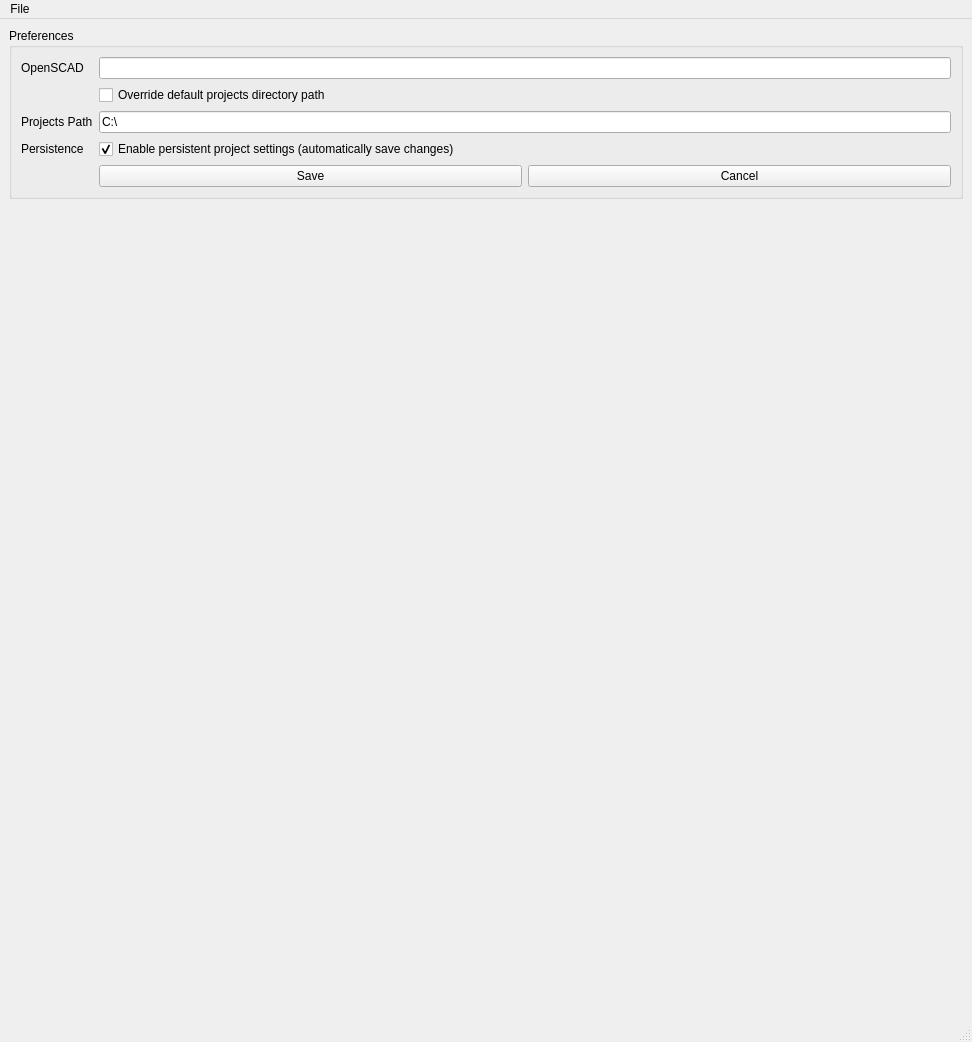
<?xml version="1.0" encoding="UTF-8"?>
<ui version="4.0">
 <class>MainWindow</class>
 <widget class="QMainWindow" name="MainWindow">
  <property name="geometry">
   <rect>
    <x>0</x>
    <y>0</y>
    <width>972</width>
    <height>1042</height>
   </rect>
  </property>
  <property name="windowTitle">
   <string>HMD Designer GUI</string>
  </property>
  <widget class="QWidget" name="centralwidget">
   <layout class="QGridLayout" name="gridLayout">
    <property name="leftMargin">
     <number>0</number>
    </property>
    <property name="topMargin">
     <number>0</number>
    </property>
    <property name="rightMargin">
     <number>0</number>
    </property>
    <item row="0" column="2">
     <widget class="QStackedWidget" name="stackedPages">
      <property name="currentIndex">
       <number>2</number>
      </property>
      <widget class="QWidget" name="pageNewProject">
       <layout class="QFormLayout" name="formLayout_3">
        <property name="margin">
         <number>13</number>
        </property>
        <item row="1" column="0" colspan="2">
         <widget class="QGroupBox" name="groupOpenProject">
          <property name="title">
           <string>Open Project</string>
          </property>
          <layout class="QGridLayout" name="gridLayout_4">
           <item row="0" column="0">
            <widget class="QListWidget" name="listboxProjects"/>
           </item>
           <item row="0" column="1">
            <layout class="QVBoxLayout" name="verticalLayout_2">
             <item>
              <widget class="QPushButton" name="buttonOpenProject">
               <property name="text">
                <string>Open</string>
               </property>
              </widget>
             </item>
             <item>
              <spacer name="verticalSpacer_2">
               <property name="orientation">
                <enum>Qt::Vertical</enum>
               </property>
               <property name="sizeHint" stdset="0">
                <size>
                 <width>20</width>
                 <height>40</height>
                </size>
               </property>
              </spacer>
             </item>
            </layout>
           </item>
           <item row="1" column="0">
            <layout class="QHBoxLayout" name="horizontalLayout_5">
             <item>
              <widget class="QPushButton" name="buttonDeleteProject">
               <property name="text">
                <string>Delete</string>
               </property>
              </widget>
             </item>
             <item>
              <spacer name="horizontalSpacer">
               <property name="orientation">
                <enum>Qt::Horizontal</enum>
               </property>
               <property name="sizeHint" stdset="0">
                <size>
                 <width>40</width>
                 <height>20</height>
                </size>
               </property>
              </spacer>
             </item>
            </layout>
           </item>
          </layout>
         </widget>
        </item>
        <item row="0" column="0" colspan="2">
         <widget class="QGroupBox" name="groupNewProject">
          <property name="title">
           <string>New Project</string>
          </property>
          <layout class="QGridLayout" name="gridLayout_2">
           <item row="0" column="2">
            <widget class="QPushButton" name="buttonNewProjectCreate">
             <property name="text">
              <string>Create</string>
             </property>
            </widget>
           </item>
           <item row="0" column="0">
            <widget class="QLabel" name="label">
             <property name="text">
              <string>Project Name</string>
             </property>
            </widget>
           </item>
           <item row="0" column="1">
            <widget class="QLineEdit" name="textNewProjectName"/>
           </item>
          </layout>
         </widget>
        </item>
       </layout>
      </widget>
      <widget class="QWidget" name="pageProjectEditor">
       <layout class="QHBoxLayout" name="horizontalLayout">
        <item>
         <widget class="QGroupBox" name="groupProject">
          <property name="title">
           <string>Project - Default Project</string>
          </property>
          <layout class="QHBoxLayout" name="horizontalLayout_4">
           <item>
            <layout class="QGridLayout" name="gridLayout_7">
             <item row="0" column="0">
              <widget class="QGroupBox" name="groupCadFiles">
               <property name="sizePolicy">
                <sizepolicy hsizetype="Preferred" vsizetype="Expanding">
                 <horstretch>0</horstretch>
                 <verstretch>0</verstretch>
                </sizepolicy>
               </property>
               <property name="title">
                <string>Files</string>
               </property>
               <layout class="QHBoxLayout" name="horizontalLayout_3">
                <item>
                 <layout class="QGridLayout" name="gridLayout_9">
                  <item row="0" column="0" rowspan="7">
                   <layout class="QGridLayout" name="gridLayout_8">
                    <item row="3" column="1">
                     <widget class="QComboBox" name="comboModelFiles"/>
                    </item>
                    <item row="8" column="1">
                     <widget class="QLabel" name="lblInputFiles">
                      <property name="text">
                       <string>Input Files (.json, .stl, .scad)</string>
                      </property>
                     </widget>
                    </item>
                    <item row="6" column="1">
                     <widget class="QLabel" name="lblObstaclesList">
                      <property name="text">
                       <string>Obstacles (.stl or .scad)</string>
                      </property>
                     </widget>
                    </item>
                    <item row="9" column="1">
                     <widget class="QPushButton" name="buttonBrowseForInputFile">
                      <property name="text">
                       <string>Add Input File...</string>
                      </property>
                     </widget>
                    </item>
                    <item row="4" column="1">
                     <widget class="QLabel" name="lblSensorsInputFile">
                      <property name="text">
                       <string>Sensor Object (.stl or .scad)</string>
                      </property>
                     </widget>
                    </item>
                    <item row="2" column="1">
                     <widget class="QLabel" name="lblModelInputJson">
                      <property name="text">
                       <string>Model (.json)</string>
                      </property>
                     </widget>
                    </item>
                    <item row="5" column="1">
                     <widget class="QComboBox" name="comboSensorsFile"/>
                    </item>
                    <item row="7" column="1">
                     <widget class="QListWidget" name="listboxObstacles"/>
                    </item>
                   </layout>
                  </item>
                 </layout>
                </item>
               </layout>
              </widget>
             </item>
             <item row="2" column="0">
              <widget class="QGroupBox" name="groupSimulate">
               <property name="title">
                <string>Simulate</string>
               </property>
               <layout class="QGridLayout" name="gridLayout_6">
                <item row="0" column="0">
                 <widget class="QLabel" name="lblNumSensors">
                  <property name="text">
                   <string>Total Sensors</string>
                  </property>
                 </widget>
                </item>
                <item row="5" column="1" colspan="2">
                 <widget class="QPushButton" name="buttonSimulate">
                  <property name="text">
                   <string>Simulate</string>
                  </property>
                 </widget>
                </item>
                <item row="3" column="0">
                 <widget class="QLabel" name="label_4">
                  <property name="text">
                   <string>Number of Permutations</string>
                  </property>
                 </widget>
                </item>
                <item row="3" column="1" colspan="2">
                 <widget class="QSpinBox" name="spinPermutations">
                  <property name="minimum">
                   <number>1</number>
                  </property>
                  <property name="maximum">
                   <number>12</number>
                  </property>
                  <property name="value">
                   <number>1</number>
                  </property>
                 </widget>
                </item>
                <item row="0" column="1" colspan="2">
                 <widget class="QSpinBox" name="spinNumSensors">
                  <property name="alignment">
                   <set>Qt::AlignLeading|Qt::AlignLeft|Qt::AlignVCenter</set>
                  </property>
                  <property name="minimum">
                   <number>5</number>
                  </property>
                  <property name="maximum">
                   <number>32</number>
                  </property>
                  <property name="value">
                   <number>32</number>
                  </property>
                 </widget>
                </item>
                <item row="2" column="1" colspan="2">
                 <widget class="QDoubleSpinBox" name="spinBoxMaxNormalShift">
                  <property name="decimals">
                   <number>0</number>
                  </property>
                  <property name="maximum">
                   <double>90.000000000000000</double>
                  </property>
                  <property name="singleStep">
                   <double>5.000000000000000</double>
                  </property>
                 </widget>
                </item>
                <item row="2" column="0">
                 <widget class="QLabel" name="label_2">
                  <property name="text">
                   <string>Max Normal Shift (degrees)</string>
                  </property>
                 </widget>
                </item>
                <item row="5" column="0">
                 <widget class="QPushButton" name="buttonEchoCommand">
                  <property name="text">
                   <string>Echo Command</string>
                  </property>
                 </widget>
                </item>
                <item row="1" column="1" colspan="2">
                 <widget class="QComboBox" name="comboBoxSimulationQuality">
                  <property name="editable">
                   <bool>false</bool>
                  </property>
                  <property name="currentIndex">
                   <number>1</number>
                  </property>
                  <item>
                   <property name="text">
                    <string>Max (0.95)</string>
                   </property>
                  </item>
                  <item>
                   <property name="text">
                    <string>High (0.90)</string>
                   </property>
                  </item>
                  <item>
                   <property name="text">
                    <string>Medium (0.80)</string>
                   </property>
                  </item>
                  <item>
                   <property name="text">
                    <string>Low (0.70)</string>
                   </property>
                  </item>
                  <item>
                   <property name="text">
                    <string>Test (0.10)</string>
                   </property>
                  </item>
                 </widget>
                </item>
                <item row="1" column="0">
                 <widget class="QLabel" name="label_7">
                  <property name="text">
                   <string>Simulation Quality</string>
                  </property>
                 </widget>
                </item>
               </layout>
              </widget>
             </item>
             <item row="1" column="0">
              <widget class="QGroupBox" name="groupVisualize">
               <property name="title">
                <string>Visualize</string>
               </property>
               <layout class="QVBoxLayout" name="verticalLayout_5">
                <item>
                 <widget class="QPushButton" name="buttonVisualizeModel">
                  <property name="text">
                   <string>Visualize Model</string>
                  </property>
                 </widget>
                </item>
               </layout>
              </widget>
             </item>
            </layout>
           </item>
           <item>
            <widget class="QGroupBox" name="groupResults">
             <property name="title">
              <string>Results</string>
             </property>
             <layout class="QVBoxLayout" name="verticalLayout">
              <item>
               <layout class="QGridLayout" name="gridLayout_3">
                <item row="0" column="1">
                 <widget class="QCheckBox" name="checkView3d">
                  <property name="text">
                   <string>3D Simulation</string>
                  </property>
                 </widget>
                </item>
                <item row="0" column="0">
                 <widget class="QCheckBox" name="checkView2d">
                  <property name="text">
                   <string>2D Plots</string>
                  </property>
                 </widget>
                </item>
                <item row="0" column="2">
                 <widget class="QCheckBox" name="checkViewOutputScad">
                  <property name="text">
                   <string>Output SCAD</string>
                  </property>
                 </widget>
                </item>
               </layout>
              </item>
              <item>
               <widget class="Line" name="line">
                <property name="orientation">
                 <enum>Qt::Horizontal</enum>
                </property>
               </widget>
              </item>
              <item>
               <widget class="QTabWidget" name="tabSims">
                <property name="currentIndex">
                 <number>0</number>
                </property>
                <widget class="QWidget" name="tabSimulations">
                 <attribute name="title">
                  <string>Simulations</string>
                 </attribute>
                 <layout class="QVBoxLayout" name="verticalLayout_3">
                  <item>
                   <layout class="QVBoxLayout" name="vertProgressLayout"/>
                  </item>
                  <item>
                   <spacer name="verticalSpacer">
                    <property name="orientation">
                     <enum>Qt::Vertical</enum>
                    </property>
                    <property name="sizeHint" stdset="0">
                     <size>
                      <width>20</width>
                      <height>392</height>
                     </size>
                    </property>
                   </spacer>
                  </item>
                 </layout>
                </widget>
                <widget class="QWidget" name="tabArchives">
                 <attribute name="title">
                  <string>Archives</string>
                 </attribute>
                 <layout class="QVBoxLayout" name="verticalLayout_4">
                  <item>
                   <layout class="QVBoxLayout" name="vertArchiveLayout"/>
                  </item>
                  <item>
                   <spacer name="verticalSpacer_3">
                    <property name="orientation">
                     <enum>Qt::Vertical</enum>
                    </property>
                    <property name="sizeHint" stdset="0">
                     <size>
                      <width>20</width>
                      <height>392</height>
                     </size>
                    </property>
                   </spacer>
                  </item>
                 </layout>
                </widget>
               </widget>
              </item>
             </layout>
            </widget>
           </item>
          </layout>
         </widget>
        </item>
       </layout>
      </widget>
      <widget class="QWidget" name="pagePreferences">
       <layout class="QFormLayout" name="formLayout">
        <item row="0" column="0" colspan="2">
         <widget class="QGroupBox" name="groupPreferences">
          <property name="title">
           <string>Preferences</string>
          </property>
          <layout class="QFormLayout" name="formLayout_2">
           <property name="fieldGrowthPolicy">
            <enum>QFormLayout::AllNonFixedFieldsGrow</enum>
           </property>
           <item row="0" column="0">
            <widget class="QLabel" name="label_5">
             <property name="text">
              <string>OpenSCAD</string>
             </property>
            </widget>
           </item>
           <item row="0" column="1">
            <widget class="QLineEdit" name="textOpenScad"/>
           </item>
           <item row="2" column="0">
            <widget class="QLabel" name="label_6">
             <property name="text">
              <string>Projects Path</string>
             </property>
            </widget>
           </item>
           <item row="4" column="0">
            <widget class="QLabel" name="label_3">
             <property name="text">
              <string>Persistence</string>
             </property>
            </widget>
           </item>
           <item row="4" column="1">
            <widget class="QCheckBox" name="checkPersistence">
             <property name="text">
              <string>Enable persistent project settings (automatically save changes)</string>
             </property>
             <property name="checked">
              <bool>true</bool>
             </property>
            </widget>
           </item>
           <item row="5" column="1">
            <layout class="QHBoxLayout" name="horizontalLayout_2">
             <item>
              <widget class="QPushButton" name="buttonPrefSave">
               <property name="text">
                <string>Save</string>
               </property>
              </widget>
             </item>
             <item>
              <widget class="QPushButton" name="buttonPrefCancel">
               <property name="text">
                <string>Cancel</string>
               </property>
              </widget>
             </item>
            </layout>
           </item>
           <item row="1" column="1">
            <widget class="QCheckBox" name="checkOverridePath">
             <property name="text">
              <string>Override default projects directory path</string>
             </property>
             <property name="checked">
              <bool>false</bool>
             </property>
            </widget>
           </item>
           <item row="2" column="1">
            <widget class="QLineEdit" name="textProjectPath">
             <property name="text">
              <string>C:\</string>
             </property>
            </widget>
           </item>
          </layout>
         </widget>
        </item>
       </layout>
      </widget>
     </widget>
    </item>
   </layout>
  </widget>
  <widget class="QMenuBar" name="menubar">
   <property name="geometry">
    <rect>
     <x>0</x>
     <y>0</y>
     <width>972</width>
     <height>38</height>
    </rect>
   </property>
   <widget class="QMenu" name="menuFile">
    <property name="title">
     <string>File</string>
    </property>
    <addaction name="actionNewProject"/>
    <addaction name="actionSaveProject"/>
    <addaction name="actionQuit"/>
    <addaction name="separator"/>
    <addaction name="actionPreferences"/>
   </widget>
   <addaction name="menuFile"/>
  </widget>
  <widget class="QStatusBar" name="statusbar"/>
  <action name="actionNewProject">
   <property name="text">
    <string>New/Open</string>
   </property>
  </action>
  <action name="actionOpenProject">
   <property name="text">
    <string>Open Project</string>
   </property>
  </action>
  <action name="actionCloseProject">
   <property name="text">
    <string>Close Project</string>
   </property>
  </action>
  <action name="actionQuit">
   <property name="text">
    <string>Quit</string>
   </property>
  </action>
  <action name="actionPreferences">
   <property name="text">
    <string>Preferences...</string>
   </property>
  </action>
  <action name="actionSaveProject">
   <property name="text">
    <string>Save</string>
   </property>
  </action>
 </widget>
 <resources/>
 <connections>
  <connection>
   <sender>actionQuit</sender>
   <signal>triggered()</signal>
   <receiver>MainWindow</receiver>
   <slot>close()</slot>
   <hints>
    <hint type="sourcelabel">
     <x>-1</x>
     <y>-1</y>
    </hint>
    <hint type="destinationlabel">
     <x>361</x>
     <y>245</y>
    </hint>
   </hints>
  </connection>
 </connections>
</ui>
